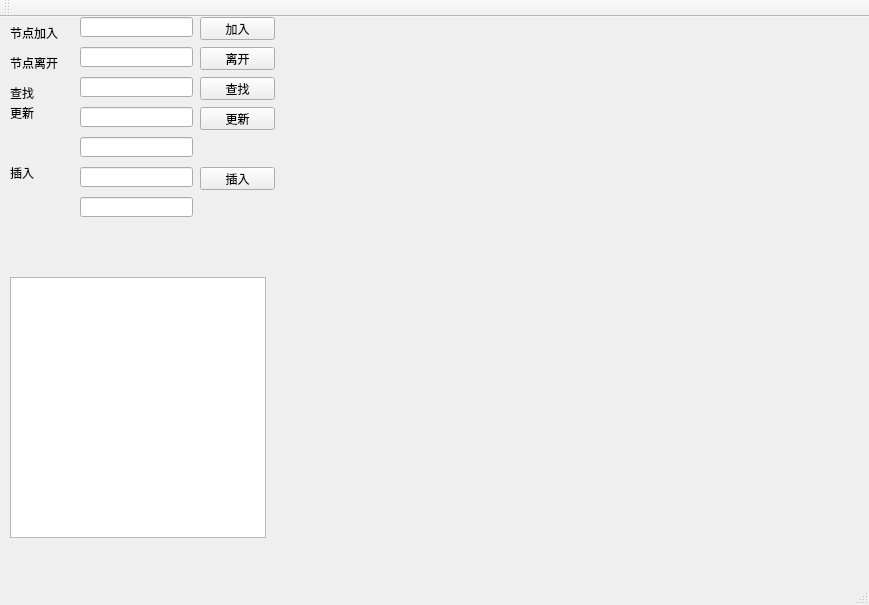
<?xml version="1.0" encoding="UTF-8"?>
<ui version="4.0">
 <class>MainWindow</class>
 <widget class="QMainWindow" name="MainWindow">
  <property name="geometry">
   <rect>
    <x>0</x>
    <y>0</y>
    <width>869</width>
    <height>605</height>
   </rect>
  </property>
  <property name="windowTitle">
   <string>MainWindow</string>
  </property>
  <widget class="QWidget" name="centralWidget">
   <widget class="QPushButton" name="pushButton">
    <property name="geometry">
     <rect>
      <x>200</x>
      <y>0</y>
      <width>75</width>
      <height>23</height>
     </rect>
    </property>
    <property name="text">
     <string>加入</string>
    </property>
   </widget>
   <widget class="QPushButton" name="pushButton_2">
    <property name="geometry">
     <rect>
      <x>200</x>
      <y>30</y>
      <width>75</width>
      <height>23</height>
     </rect>
    </property>
    <property name="text">
     <string>离开</string>
    </property>
   </widget>
   <widget class="QPushButton" name="pushButton_3">
    <property name="geometry">
     <rect>
      <x>200</x>
      <y>60</y>
      <width>75</width>
      <height>23</height>
     </rect>
    </property>
    <property name="text">
     <string>查找</string>
    </property>
   </widget>
   <widget class="QPushButton" name="pushButton_4">
    <property name="geometry">
     <rect>
      <x>200</x>
      <y>90</y>
      <width>75</width>
      <height>23</height>
     </rect>
    </property>
    <property name="text">
     <string>更新</string>
    </property>
   </widget>
   <widget class="QPushButton" name="pushButton_5">
    <property name="geometry">
     <rect>
      <x>200</x>
      <y>150</y>
      <width>75</width>
      <height>23</height>
     </rect>
    </property>
    <property name="text">
     <string>插入</string>
    </property>
   </widget>
   <widget class="QLineEdit" name="lineEdit">
    <property name="geometry">
     <rect>
      <x>80</x>
      <y>0</y>
      <width>113</width>
      <height>20</height>
     </rect>
    </property>
   </widget>
   <widget class="QLineEdit" name="lineEdit_2">
    <property name="geometry">
     <rect>
      <x>80</x>
      <y>30</y>
      <width>113</width>
      <height>20</height>
     </rect>
    </property>
   </widget>
   <widget class="QLineEdit" name="lineEdit_3">
    <property name="geometry">
     <rect>
      <x>80</x>
      <y>60</y>
      <width>113</width>
      <height>20</height>
     </rect>
    </property>
   </widget>
   <widget class="QLineEdit" name="lineEdit_4">
    <property name="geometry">
     <rect>
      <x>80</x>
      <y>90</y>
      <width>113</width>
      <height>20</height>
     </rect>
    </property>
   </widget>
   <widget class="QLineEdit" name="lineEdit_5">
    <property name="geometry">
     <rect>
      <x>80</x>
      <y>120</y>
      <width>113</width>
      <height>20</height>
     </rect>
    </property>
   </widget>
   <widget class="QLabel" name="label">
    <property name="geometry">
     <rect>
      <x>10</x>
      <y>10</y>
      <width>54</width>
      <height>12</height>
     </rect>
    </property>
    <property name="text">
     <string>节点加入</string>
    </property>
   </widget>
   <widget class="QLabel" name="label_2">
    <property name="geometry">
     <rect>
      <x>10</x>
      <y>60</y>
      <width>54</width>
      <height>12</height>
     </rect>
    </property>
    <property name="text">
     <string/>
    </property>
   </widget>
   <widget class="QLabel" name="label_3">
    <property name="geometry">
     <rect>
      <x>10</x>
      <y>40</y>
      <width>54</width>
      <height>12</height>
     </rect>
    </property>
    <property name="text">
     <string>节点离开</string>
    </property>
   </widget>
   <widget class="QLabel" name="label_4">
    <property name="geometry">
     <rect>
      <x>10</x>
      <y>70</y>
      <width>54</width>
      <height>12</height>
     </rect>
    </property>
    <property name="text">
     <string>查找</string>
    </property>
   </widget>
   <widget class="QLabel" name="label_5">
    <property name="geometry">
     <rect>
      <x>10</x>
      <y>90</y>
      <width>54</width>
      <height>12</height>
     </rect>
    </property>
    <property name="text">
     <string>更新</string>
    </property>
   </widget>
   <widget class="QLineEdit" name="lineEdit_6">
    <property name="geometry">
     <rect>
      <x>80</x>
      <y>150</y>
      <width>113</width>
      <height>20</height>
     </rect>
    </property>
   </widget>
   <widget class="QLineEdit" name="lineEdit_7">
    <property name="geometry">
     <rect>
      <x>80</x>
      <y>180</y>
      <width>113</width>
      <height>20</height>
     </rect>
    </property>
   </widget>
   <widget class="QTreeView" name="treeView">
    <property name="geometry">
     <rect>
      <x>10</x>
      <y>260</y>
      <width>256</width>
      <height>261</height>
     </rect>
    </property>
   </widget>
   <widget class="QLabel" name="label_6">
    <property name="geometry">
     <rect>
      <x>10</x>
      <y>150</y>
      <width>54</width>
      <height>12</height>
     </rect>
    </property>
    <property name="text">
     <string>插入</string>
    </property>
   </widget>
   <widget class="QLabel" name="label_7">
    <property name="geometry">
     <rect>
      <x>20</x>
      <y>210</y>
      <width>241</width>
      <height>16</height>
     </rect>
    </property>
    <property name="text">
     <string/>
    </property>
   </widget>
   <widget class="QLabel" name="label_8">
    <property name="geometry">
     <rect>
      <x>290</x>
      <y>10</y>
      <width>571</width>
      <height>16</height>
     </rect>
    </property>
    <property name="text">
     <string/>
    </property>
   </widget>
   <widget class="QLabel" name="label_9">
    <property name="geometry">
     <rect>
      <x>20</x>
      <y>230</y>
      <width>241</width>
      <height>16</height>
     </rect>
    </property>
    <property name="text">
     <string/>
    </property>
   </widget>
  </widget>
  <widget class="QMenuBar" name="menuBar">
   <property name="geometry">
    <rect>
     <x>0</x>
     <y>0</y>
     <width>869</width>
     <height>23</height>
    </rect>
   </property>
  </widget>
  <widget class="QToolBar" name="mainToolBar">
   <attribute name="toolBarArea">
    <enum>TopToolBarArea</enum>
   </attribute>
   <attribute name="toolBarBreak">
    <bool>false</bool>
   </attribute>
  </widget>
  <widget class="QStatusBar" name="statusBar"/>
 </widget>
 <layoutdefault spacing="6" margin="11"/>
 <resources/>
 <connections/>
</ui>
